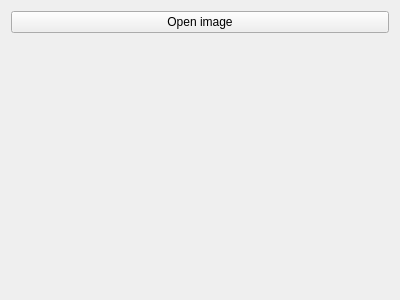
<?xml version="1.0" encoding="UTF-8"?>
<ui version="4.0">
 <class>Second</class>
 <widget class="QWidget" name="Second">
  <property name="geometry">
   <rect>
    <x>0</x>
    <y>0</y>
    <width>400</width>
    <height>300</height>
   </rect>
  </property>
  <property name="windowTitle">
   <string>Form</string>
  </property>
  <layout class="QVBoxLayout" name="verticalLayout_2">
   <item>
    <layout class="QVBoxLayout" name="verticalLayout">
     <item>
      <widget class="QPushButton" name="pushButton">
       <property name="text">
        <string>Open image</string>
       </property>
      </widget>
     </item>
    </layout>
   </item>
   <item>
    <layout class="QVBoxLayout" name="verticalLayout_4">
     <item>
      <layout class="QHBoxLayout" name="horizontalLayout">
       <item>
        <widget class="QLabel" name="sourceImageLabel">
         <property name="text">
          <string/>
         </property>
        </widget>
       </item>
       <item>
        <widget class="QLabel" name="histImageLabel">
         <property name="text">
          <string/>
         </property>
        </widget>
       </item>
       <item>
        <widget class="QLabel" name="magnitudeImageLabel">
         <property name="text">
          <string/>
         </property>
        </widget>
       </item>
      </layout>
     </item>
     <item>
      <layout class="QHBoxLayout" name="horizontalLayout_3">
       <item>
        <widget class="QLabel" name="orientationImageLabel">
         <property name="text">
          <string/>
         </property>
        </widget>
       </item>
       <item>
        <widget class="QLabel" name="gradImageLabel">
         <property name="text">
          <string/>
         </property>
        </widget>
       </item>
      </layout>
     </item>
    </layout>
   </item>
  </layout>
 </widget>
 <resources/>
 <connections/>
</ui>
